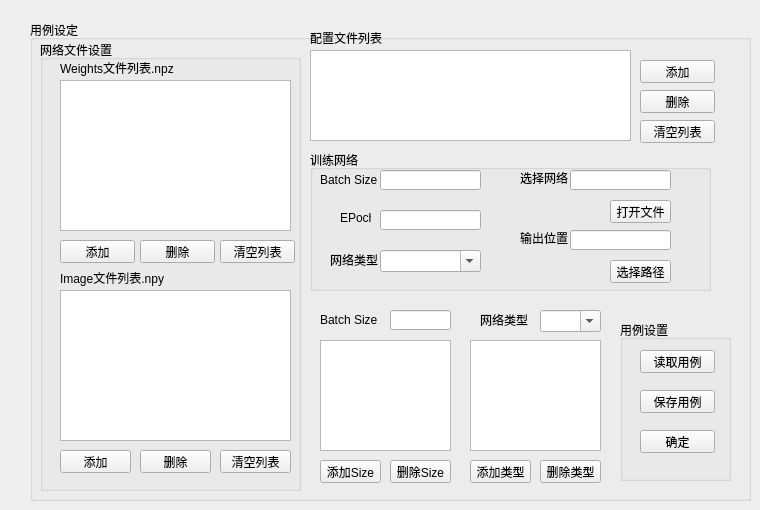
    <widget class="QWidget" name="tabcase">
     <attribute name="title">
      <string>TestCase</string>
     </attribute>
     <widget class="QGroupBox" name="groupBox_6">
      <property name="geometry">
       <rect>
        <x>30</x>
        <y>20</y>
        <width>721</width>
        <height>481</height>
       </rect>
      </property>
      <property name="title">
       <string>用例设定</string>
      </property>
      <widget class="QPushButton" name="btnT3RemoveConfig">
       <property name="geometry">
        <rect>
         <x>610</x>
         <y>70</y>
         <width>75</width>
         <height>23</height>
        </rect>
       </property>
       <property name="text">
        <string>删除</string>
       </property>
      </widget>
      <widget class="QListWidget" name="lstT3ConfigList">
       <property name="geometry">
        <rect>
         <x>280</x>
         <y>30</y>
         <width>321</width>
         <height>91</height>
        </rect>
       </property>
      </widget>
      <widget class="QPushButton" name="btnT3AddConfig">
       <property name="geometry">
        <rect>
         <x>610</x>
         <y>40</y>
         <width>75</width>
         <height>23</height>
        </rect>
       </property>
       <property name="text">
        <string>添加</string>
       </property>
      </widget>
      <widget class="QLabel" name="label_20">
       <property name="geometry">
        <rect>
         <x>280</x>
         <y>10</y>
         <width>81</width>
         <height>16</height>
        </rect>
       </property>
       <property name="text">
        <string>配置文件列表</string>
       </property>
      </widget>
      <widget class="QPushButton" name="btnT3RemoveAllConfig">
       <property name="geometry">
        <rect>
         <x>610</x>
         <y>100</y>
         <width>75</width>
         <height>23</height>
        </rect>
       </property>
       <property name="text">
        <string>清空列表</string>
       </property>
      </widget>
      <widget class="QGroupBox" name="groupBox_4">
       <property name="geometry">
        <rect>
         <x>280</x>
         <y>130</y>
         <width>401</width>
         <height>141</height>
        </rect>
       </property>
       <property name="title">
        <string>训练网络</string>
       </property>
       <widget class="QLineEdit" name="txtT3BatchSize">
        <property name="geometry">
         <rect>
          <x>70</x>
          <y>20</y>
          <width>101</width>
          <height>20</height>
         </rect>
        </property>
       </widget>
       <widget class="QLineEdit" name="txtT3OpenNet">
        <property name="geometry">
         <rect>
          <x>260</x>
          <y>20</y>
          <width>101</width>
          <height>20</height>
         </rect>
        </property>
       </widget>
       <widget class="QLineEdit" name="txtT3EPoch">
        <property name="geometry">
         <rect>
          <x>70</x>
          <y>60</y>
          <width>101</width>
          <height>20</height>
         </rect>
        </property>
       </widget>
       <widget class="QLabel" name="label_25">
        <property name="geometry">
         <rect>
          <x>30</x>
          <y>60</y>
          <width>31</width>
          <height>16</height>
         </rect>
        </property>
        <property name="text">
         <string>EPoch</string>
        </property>
       </widget>
       <widget class="QLabel" name="label_24">
        <property name="geometry">
         <rect>
          <x>10</x>
          <y>20</y>
          <width>61</width>
          <height>20</height>
         </rect>
        </property>
        <property name="text">
         <string>Batch Size</string>
        </property>
       </widget>
       <widget class="QLabel" name="label_23">
        <property name="geometry">
         <rect>
          <x>210</x>
          <y>20</y>
          <width>51</width>
          <height>16</height>
         </rect>
        </property>
        <property name="text">
         <string>选择网络</string>
        </property>
       </widget>
       <widget class="QPushButton" name="btnT3OpenNet">
        <property name="geometry">
         <rect>
          <x>300</x>
          <y>50</y>
          <width>61</width>
          <height>23</height>
         </rect>
        </property>
        <property name="text">
         <string>打开文件</string>
        </property>
       </widget>
       <widget class="QPushButton" name="btnT3PathSelection">
        <property name="geometry">
         <rect>
          <x>300</x>
          <y>110</y>
          <width>61</width>
          <height>23</height>
         </rect>
        </property>
        <property name="text">
         <string>选择路径</string>
        </property>
       </widget>
       <widget class="QLineEdit" name="txtT3OutputPath">
        <property name="geometry">
         <rect>
          <x>260</x>
          <y>80</y>
          <width>101</width>
          <height>20</height>
         </rect>
        </property>
       </widget>
       <widget class="QLabel" name="label_69">
        <property name="geometry">
         <rect>
          <x>210</x>
          <y>80</y>
          <width>51</width>
          <height>16</height>
         </rect>
        </property>
        <property name="text">
         <string>输出位置</string>
        </property>
       </widget>
       <widget class="QComboBox" name="cmbT3NetType">
        <property name="geometry">
         <rect>
          <x>70</x>
          <y>100</y>
          <width>101</width>
          <height>22</height>
         </rect>
        </property>
        <property name="editable">
         <bool>true</bool>
        </property>
       </widget>
       <widget class="QLabel" name="label_70">
        <property name="geometry">
         <rect>
          <x>20</x>
          <y>100</y>
          <width>51</width>
          <height>20</height>
         </rect>
        </property>
        <property name="text">
         <string>网络类型</string>
        </property>
       </widget>
      </widget>
      <widget class="QGroupBox" name="groupBox_5">
       <property name="geometry">
        <rect>
         <x>590</x>
         <y>300</y>
         <width>111</width>
         <height>161</height>
        </rect>
       </property>
       <property name="title">
        <string>用例设置</string>
       </property>
       <widget class="QPushButton" name="btnT3Confirm1">
        <property name="geometry">
         <rect>
          <x>20</x>
          <y>110</y>
          <width>75</width>
          <height>23</height>
         </rect>
        </property>
        <property name="text">
         <string>确定</string>
        </property>
       </widget>
       <widget class="QPushButton" name="btnT3LoadCase">
        <property name="geometry">
         <rect>
          <x>20</x>
          <y>30</y>
          <width>75</width>
          <height>23</height>
         </rect>
        </property>
        <property name="text">
         <string>读取用例</string>
        </property>
       </widget>
       <widget class="QPushButton" name="btnT3SaveCase">
        <property name="geometry">
         <rect>
          <x>20</x>
          <y>70</y>
          <width>75</width>
          <height>23</height>
         </rect>
        </property>
        <property name="text">
         <string>保存用例</string>
        </property>
       </widget>
      </widget>
      <widget class="QGroupBox" name="groupBox_14">
       <property name="geometry">
        <rect>
         <x>10</x>
         <y>20</y>
         <width>261</width>
         <height>451</height>
        </rect>
       </property>
       <property name="title">
        <string>网络文件设置</string>
       </property>
       <widget class="QPushButton" name="btnT3RemoveAllImage">
        <property name="geometry">
         <rect>
          <x>180</x>
          <y>410</y>
          <width>71</width>
          <height>23</height>
         </rect>
        </property>
        <property name="text">
         <string>清空列表</string>
        </property>
       </widget>
       <widget class="QPushButton" name="btnT3AddImage">
        <property name="geometry">
         <rect>
          <x>20</x>
          <y>410</y>
          <width>71</width>
          <height>23</height>
         </rect>
        </property>
        <property name="text">
         <string>添加</string>
        </property>
       </widget>
       <widget class="QPushButton" name="btnT3AddNet">
        <property name="geometry">
         <rect>
          <x>20</x>
          <y>200</y>
          <width>75</width>
          <height>23</height>
         </rect>
        </property>
        <property name="text">
         <string>添加</string>
        </property>
       </widget>
       <widget class="QPushButton" name="btnT3RemoveAllNet">
        <property name="geometry">
         <rect>
          <x>180</x>
          <y>200</y>
          <width>75</width>
          <height>23</height>
         </rect>
        </property>
        <property name="text">
         <string>清空列表</string>
        </property>
       </widget>
       <widget class="QLabel" name="label_19">
        <property name="geometry">
         <rect>
          <x>20</x>
          <y>20</y>
          <width>121</width>
          <height>16</height>
         </rect>
        </property>
        <property name="text">
         <string>Weights文件列表.npz</string>
        </property>
       </widget>
       <widget class="QListWidget" name="lstT3NetList">
        <property name="geometry">
         <rect>
          <x>20</x>
          <y>40</y>
          <width>231</width>
          <height>151</height>
         </rect>
        </property>
       </widget>
       <widget class="QPushButton" name="btnT3RemoveImage">
        <property name="geometry">
         <rect>
          <x>100</x>
          <y>410</y>
          <width>71</width>
          <height>23</height>
         </rect>
        </property>
        <property name="text">
         <string>删除</string>
        </property>
       </widget>
       <widget class="QPushButton" name="btnT3RemoveNet">
        <property name="geometry">
         <rect>
          <x>100</x>
          <y>200</y>
          <width>75</width>
          <height>23</height>
         </rect>
        </property>
        <property name="text">
         <string>删除</string>
        </property>
       </widget>
       <widget class="QLabel" name="label_26">
        <property name="geometry">
         <rect>
          <x>20</x>
          <y>230</y>
          <width>111</width>
          <height>16</height>
         </rect>
        </property>
        <property name="text">
         <string>Image文件列表.npy</string>
        </property>
       </widget>
       <widget class="QListWidget" name="lstT3ImageList">
        <property name="geometry">
         <rect>
          <x>20</x>
          <y>250</y>
          <width>231</width>
          <height>151</height>
         </rect>
        </property>
       </widget>
      </widget>
      <widget class="QPushButton" name="btnT3RemoveType">
       <property name="geometry">
        <rect>
         <x>510</x>
         <y>440</y>
         <width>61</width>
         <height>23</height>
        </rect>
       </property>
       <property name="text">
        <string>删除类型</string>
       </property>
      </widget>
      <widget class="QListWidget" name="lstT3TypeList">
       <property name="geometry">
        <rect>
         <x>440</x>
         <y>320</y>
         <width>131</width>
         <height>111</height>
        </rect>
       </property>
      </widget>
      <widget class="QPushButton" name="btnT3AddType">
       <property name="geometry">
        <rect>
         <x>440</x>
         <y>440</y>
         <width>61</width>
         <height>23</height>
        </rect>
       </property>
       <property name="text">
        <string>添加类型</string>
       </property>
      </widget>
      <widget class="QLabel" name="label_75">
       <property name="geometry">
        <rect>
         <x>450</x>
         <y>290</y>
         <width>51</width>
         <height>20</height>
        </rect>
       </property>
       <property name="text">
        <string>网络类型</string>
       </property>
      </widget>
      <widget class="QComboBox" name="cmbT3NetType_2">
       <property name="geometry">
        <rect>
         <x>510</x>
         <y>290</y>
         <width>61</width>
         <height>22</height>
        </rect>
       </property>
       <property name="editable">
        <bool>true</bool>
       </property>
      </widget>
      <widget class="QPushButton" name="btnT3RemoveSize">
       <property name="geometry">
        <rect>
         <x>360</x>
         <y>440</y>
         <width>61</width>
         <height>23</height>
        </rect>
       </property>
       <property name="text">
        <string>删除Size</string>
       </property>
      </widget>
      <widget class="QPushButton" name="btnT3AddSize">
       <property name="geometry">
        <rect>
         <x>290</x>
         <y>440</y>
         <width>61</width>
         <height>23</height>
        </rect>
       </property>
       <property name="text">
        <string>添加Size</string>
       </property>
      </widget>
      <widget class="QLineEdit" name="txtT3BatchSize_3">
       <property name="geometry">
        <rect>
         <x>360</x>
         <y>290</y>
         <width>61</width>
         <height>20</height>
        </rect>
       </property>
      </widget>
      <widget class="QListWidget" name="lstT3SizeList">
       <property name="geometry">
        <rect>
         <x>290</x>
         <y>320</y>
         <width>131</width>
         <height>111</height>
        </rect>
       </property>
      </widget>
      <widget class="QLabel" name="label_76">
       <property name="geometry">
        <rect>
         <x>290</x>
         <y>290</y>
         <width>61</width>
         <height>20</height>
        </rect>
       </property>
       <property name="text">
        <string>Batch Size</string>
       </property>
      </widget>
     </widget>
    </widget>
